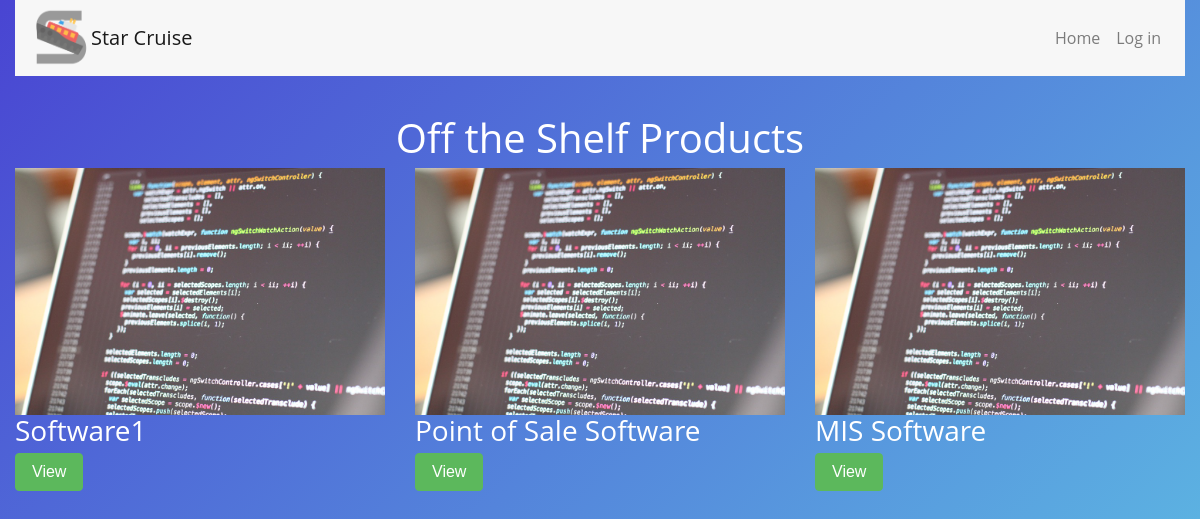
/offshelf.php, run on the app's committed database.
### tables this page shows
CREATE TABLE `software` (
  `Software_ID` int(11) NOT NULL,
  `Software_name` varchar(50) NOT NULL,
  `Software_description` varchar(500) NOT NULL,
  `Software_price` int(11) NOT NULL,
  `Software_Brand` varchar(50) DEFAULT NULL
);

### offshelf.php (the view, shortened to what this page needs)
<!DOCTYPE html>
<html lang="en">
  <head>
    <link href="css/bootstrap.min.css" rel="stylesheet">
    <link href="css/style.css" rel="stylesheet">
		<link href="css/offshelf.css" rel="stylesheet">
		<link href="css/hwhite.css" rel="stylesheet">
  </head>
  <body>
    <div class="container-fluid">
		<div class="row">
			<div class="col-md-12">
				<?php include_once("navbar.php"); ?>
				<h1 align="center">Off the Shelf Products</h1>
					<?php
					$result = mysqli_query($con, "SELECT Software_ID, Software_Name FROM Software");
					$count = 0;
					while ($row = mysqli_fetch_array($result)) {
					if ($count == 0 || ($count > 1 && $count % 3 == 0)) { ?>
						<div class="row"> <?php } ?>
						<div class="col-md-4 col-lg-4 col-sm-4 col-xs-4">
							<div>
								<img id='product' src='product.jpg' />
								<h3><?php echo $row['Software_Name'] ?></h3>
								<?php
								echo "<a href='productdesc.php?id=".$row['Software_ID']."'>";
								echo "<button type='button' class='btn btn-success'>View</button>";
								echo "</a>"
								?>
							</div>
						</div> <?php
						if (++$count % 3 == 0) echo '</div>';
					} ?>
			</div>
		</div>
</div>
  </body>
</html>

### navbar.php (shortened to what this page needs)
<nav class="navbar navbar-toggleable-md navbar-light bg-faded">
         <input type="image" src="logo.png" name="image" width="60" height="60"> <a class="navbar-brand" href="index.php">Star Cruise</a>
         <div class="collapse navbar-collapse" id="bs-example-navbar-collapse-1">
           <ul class="navbar-nav ml-md-auto">
           <?php if (!isset($_SESSION['Username'])) { ?>
             <li class="nav-item">
                <a class="nav-link" href="index.php">Home</a>
             </li>
           <?php } ?>
           </ul>
           <ul class="nav navbar-nav navbar-right" id="usermenus">
          <?php
            if (isset($_SESSION['Username'])) { ?>
              <li class="nav-item"><a class="nav-link" href=<?php echo $_SESSION['Role'] == "freelancer" ? "profilefl-user.php" : "profilebo-user.php";?>><span>Welcome, <?php echo $_SESSION['Username'] ?> </span><i class="glyphicon glyphicon-user"></i></a></li>
          <?php
          } else { ?>
            <li class="nav-item"><a class="nav-link" href="login.php"><span>Log in</a></li>
          <?php } ?>
      </ul>
         </div>
       </nav> <div  style="padding: 20px"></div>

### css/style.css (style rules this page uses)
html { font-family: 'Open Sans', Helvetica, Arial, sans-serif;; line-height: 1.15; -ms-text-size-adjust: 100%; -webkit-text-size-adjust: 100%; height: 100%; }
body { margin: 0; font-family: 'Open Sans', Helvetica, Arial, sans-serif; background: linear-gradient(135deg, #4945D2 0%, #5fc3e4 100%); height: 100%; background-position: center; background-repeat: no-repeat; -webkit-background-size: cover; -moz-background-size: cover; -o-background-size: cover; background-size: cover; background-attachment: fixed; }

### css/offshelf.css (style rules this page uses)
#product { width: 100%; }

### css/hwhite.css (style rules this page uses)
h1, h2, h3, .h1, .h2, .h3, label { color: white !important; }

### data on the page
software: Software_name "Software1"
software: Software_name "Point of Sale Software"
software: Software_name "MIS Software"
